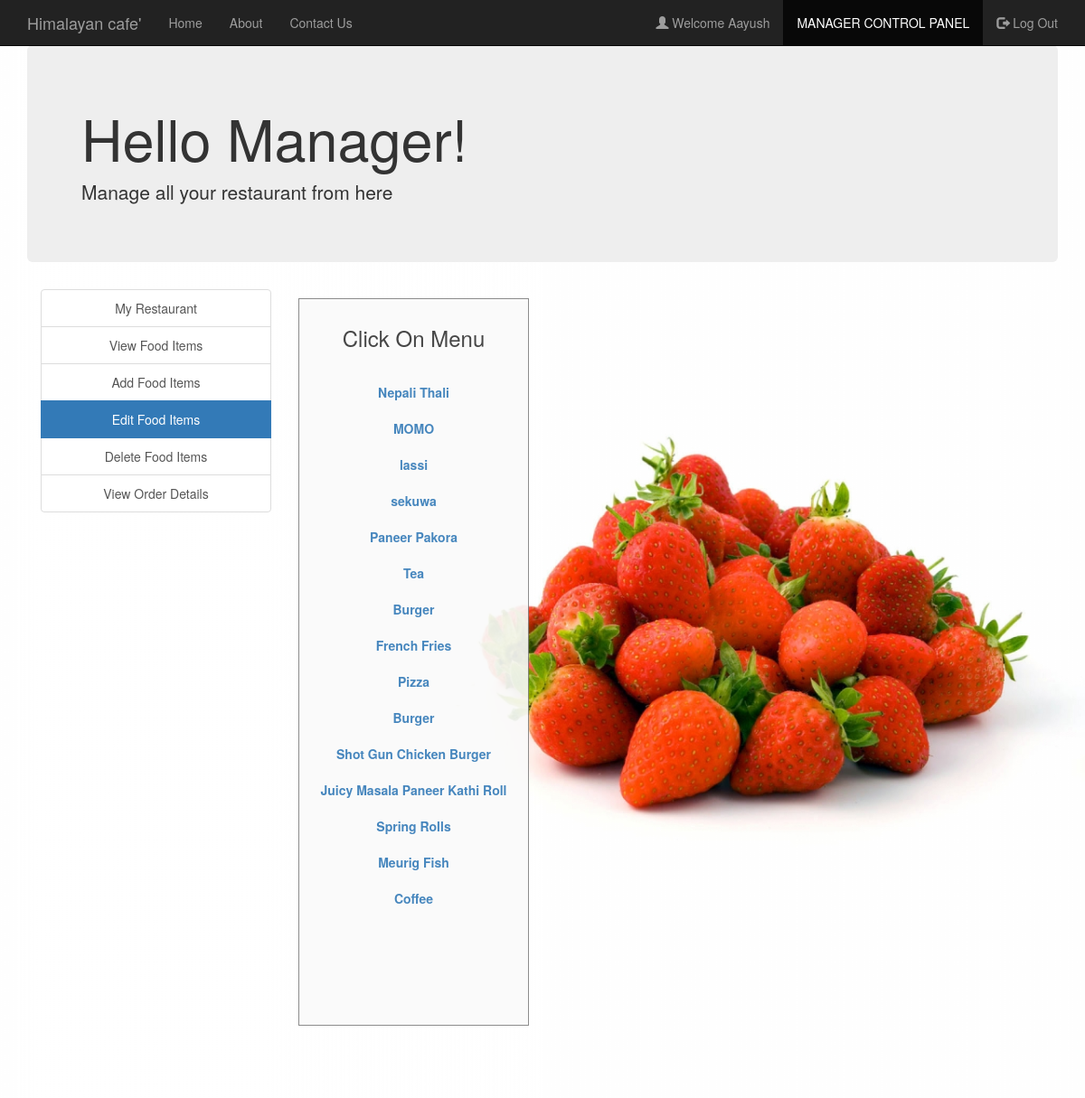
The page /edit_food_items.php (signed in) on the database its author committed.
### tables this page shows
CREATE TABLE `manager` (
  `username` varchar(30) NOT NULL,
  `fullname` varchar(30) NOT NULL,
  `email` varchar(30) NOT NULL,
  `contact` varchar(30) NOT NULL,
  `address` varchar(50) NOT NULL,
  `password` varchar(30) NOT NULL
);

CREATE TABLE `food` (
  `F_ID` int(30) NOT NULL,
  `name` varchar(30) NOT NULL,
  `price` int(30) NOT NULL,
  `description` varchar(250) NOT NULL,
  `R_ID` int(50) NOT NULL,
  `images_path` varchar(200) NOT NULL,
  `options` varchar(10) NOT NULL DEFAULT 'ENABLE'
);

### session_m.php (called while the page is built, shortened)
<?php
$conn = Connect();
$user_check=$_SESSION['login_user1'];
$query = "SELECT username FROM MANAGER WHERE username = '$user_check'";
$ses_sql = mysqli_query($conn, $query);
$row = mysqli_fetch_assoc($ses_sql);
$login_session =$row['username'];
?>

### edit_food_items.php (the view, shortened to what this page needs)
<?php
include('session_m.php');
?>
<!DOCTYPE html>
<html>
  <head>
  </head>
  <link rel="stylesheet" type = "text/css" href ="css/edit_food_items.css">
  <link rel="stylesheet" type = "text/css" href ="css/bootstrap.min.css">
  <body>
    <nav class="navbar navbar-inverse navbar-fixed-top navigation-clean-search" role="navigation">
      <div class="container">
        <div class="navbar-header">
          <a class="navbar-brand" href="index.php">Himalayan cafe'</a>
        </div>
        <div class="collapse navbar-collapse " id="myNavbar">
          <ul class="nav navbar-nav">
            <li><a href="index.php">Home</a></li>
            <li><a href="aboutus.php">About</a></li>
            <li><a href="contactus.php">Contact Us</a></li>
          </ul>
          <ul class="nav navbar-nav navbar-right">
            <li><a href="#"><span class="glyphicon glyphicon-user"></span> Welcome <?php echo $login_session; ?> </a></li>
            <li class="active"> <a href="managerlogin.php">MANAGER CONTROL PANEL</a></li>
            <li><a href="logout_m.php"><span class="glyphicon glyphicon-log-out"></span> Log Out </a></li>
          </ul>
        </div>
      </div>
    </nav>
<div class="container">
    <div class="jumbotron">
     <h1>Hello Manager! </h1>
     <p>Manage all your restaurant from here</p>
    </div>
    </div>
<div class="container">
    	<div class="col-xs-3" style="text-align: center;">
    	<div class="list-group">
    		<a href="myrestaurant.php" class="list-group-item ">My Restaurant</a>
    		<a href="view_food_items.php" class="list-group-item ">View Food Items</a>
    		<a href="add_food_items.php" class="list-group-item ">Add Food Items</a>
    		<a href="edit_food_items.php" class="list-group-item active">Edit Food Items</a>
    		<a href="delete_food_items.php" class="list-group-item ">Delete Food Items</a>
        <a href="view_order_details.php" class="list-group-item ">View Order Details</a>
    	</div>
    </div>
<div class="col-xs-3">
  <div class="form-area" style="padding: 10px 10px 110px 10px; ">
    <div style="text-align: center;">
      <h3>Click On Menu <br><br></h3>
    </div>
    <?php
    $query = mysqli_query($conn, "SELECT * FROM food f WHERE f.R_ID IN (SELECT r.R_ID FROM RESTAURANTS r WHERE r.M_ID='$user_check') ORDER BY F_ID");
    while ($row = mysqli_fetch_array($query)) {
      ?>
      <div class="list-group" style="text-align: center;">
        <?php
      echo "<b><a href='edit_food_items.php?update= {$row['F_ID']}'>{$row['name']}</a></b>";
        ?>
      </div>
    <?php
    }
    ?>
  </div>
</div>
</div>
  </body>
<br>
</html>

### css/edit_food_items.css (style rules this page uses)
body,html { height: 100%; }
body { padding-top: 50px; background-image: url('headerimg2.jpg'); background-repeat: repeat; background-size: 100%; }
.form-area { background-color: #FAFAFA; padding: 10px 40px 60px; margin: 10px 0px 60px; border: 1px solid GREY; opacity:0.9; }

### rows shown on the page
manager: username "Aayush"
food: name "Nepali Thali"
food: name "MOMO"
food: name "lassi"
food: name "sekuwa"
food: name "Paneer Pakora"
food: name "Tea"
food: name "Burger"
food: name "French Fries"
food: name "Pizza"
food: name "Burger"
food: name "Shot Gun Chicken Burger"
food: name "Juicy Masala Paneer Kathi Roll"
food: name "Spring Rolls"
food: name "Meurig Fish"
food: name "Coffee"
